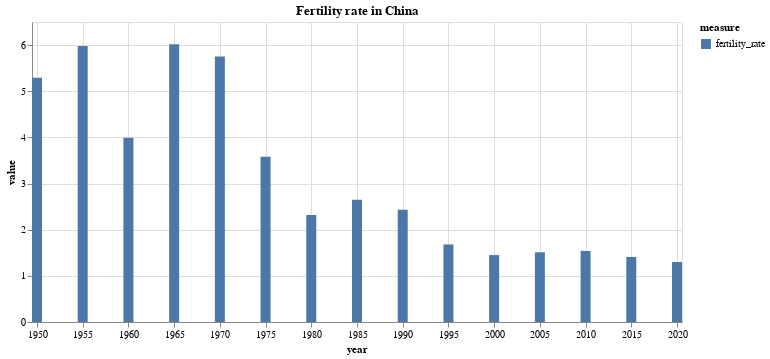

Here is the notebook cell this chart was saved with:
### Code cell
alt.Chart(df_melt[df_melt["measure"] == "fertility_rate"]).mark_bar(size=10).encode(
    x="year:T", y="value", color="measure",
).properties(width=650, title="Fertility rate in China")

### Figure 1 — Vega-Lite specification as saved in the notebook (floating-point values rounded to 4 significant figures)
{"config": {"view": {"continuousWidth": 400, "continuousHeight": 300}}, "data": {"name": "data-4557568f6f7067738a6f57d58a0852d8"}, "mark": {"type": "bar", "size": 10}, "encoding": {"color": {"type": "nominal", "field": "measure"}, "x": {"type": "temporal", "field": "year"}, "y": {"type": "quantitative", "field": "value"}}, "title": "Fertility rate in China", "width": 650, "$schema": "https://vega.github.io/schema/vega-lite/v4.8.1.json", "datasets": {"data-4557568f6f7067738a6f57d58a0852d8": [{"year": "2020-01-01T00:00:00", "measure": "fertility_rate", "value": 1.3}, {"year": "2019-01-01T00:00:00", "measure": "fertility_rate", "value": null}, {"year": "2018-01-01T00:00:00", "measure": "fertility_rate", "value": null}, {"year": "2017-01-01T00:00:00", "measure": "fertility_rate", "value": null}, {"year": "2016-01-01T00:00:00", "measure": "fertility_rate", "value": null}, {"year": "2015-01-01T00:00:00", "measure": "fertility_rate", "value": 1.41}, {"year": "2014-01-01T00:00:00", "measure": "fertility_rate", "value": null}, {"year": "2013-01-01T00:00:00", "measure": "fertility_rate", "value": null}, {"year": "2012-01-01T00:00:00", "measure": "fertility_rate", "value": null}, {"year": "2011-01-01T00:00:00", "measure": "fertility_rate", "value": null}, {"year": "2010-01-01T00:00:00", "measure": "fertility_rate", "value": 1.54}, {"year": "2009-01-01T00:00:00", "measure": "fertility_rate", "value": null}, {"year": "2008-01-01T00:00:00", "measure": "fertility_rate", "value": null}, {"year": "2007-01-01T00:00:00", "measure": "fertility_rate", "value": null}, {"year": "2006-01-01T00:00:00", "measure": "fertility_rate", "value": null}, {"year": "2005-01-01T00:00:00", "measure": "fertility_rate", "value": 1.51}, {"year": "2004-01-01T00:00:00", "measure": "fertility_rate", "value": null}, {"year": "2003-01-01T00:00:00", "measure": "fertility_rate", "value": null}, {"year": "2002-01-01T00:00:00", "measure": "fertility_rate", "value": null}, {"year": "2001-01-01T00:00:00", "measure": "fertility_rate", "value": null}, {"year": "2000-01-01T00:00:00", "measure": "fertility_rate", "value": 1.45}, {"year": "1999-01-01T00:00:00", "measure": "fertility_rate", "value": null}, {"year": "1998-01-01T00:00:00", "measure": "fertility_rate", "value": null}, {"year": "1997-01-01T00:00:00", "measure": "fertility_rate", "value": null}, {"year": "1996-01-01T00:00:00", "measure": "fertility_rate", "value": null}, {"year": "1995-01-01T00:00:00", "measure": "fertility_rate", "value": 1.68}, {"year": "1994-01-01T00:00:00", "measure": "fertility_rate", "value": null}, {"year": "1993-01-01T00:00:00", "measure": "fertility_rate", "value": null}, {"year": "1992-01-01T00:00:00", "measure": "fertility_rate", "value": null}, {"year": "1991-01-01T00:00:00", "measure": "fertility_rate", "value": null}, {"year": "1990-01-01T00:00:00", "measure": "fertility_rate", "value": 2.43}, {"year": "1989-01-01T00:00:00", "measure": "fertility_rate", "value": null}, {"year": "1988-01-01T00:00:00", "measure": "fertility_rate", "value": null}, {"year": "1987-01-01T00:00:00", "measure": "fertility_rate", "value": null}, {"year": "1986-01-01T00:00:00", "measure": "fertility_rate", "value": null}, {"year": "1985-01-01T00:00:00", "measure": "fertility_rate", "value": 2.65}, {"year": "1984-01-01T00:00:00", "measure": "fertility_rate", "value": null}, {"year": "1983-01-01T00:00:00", "measure": "fertility_rate", "value": null}, {"year": "1982-01-01T00:00:00", "measure": "fertility_rate", "value": null}, {"year": "1981-01-01T00:00:00", "measure": "fertility_rate", "value": null}, {"year": "1980-01-01T00:00:00", "measure": "fertility_rate", "value": 2.32}, {"year": "1979-01-01T00:00:00", "measure": "fertility_rate", "value": null}, {"year": "1978-01-01T00:00:00", "measure": "fertility_rate", "value": null}, {"year": "1977-01-01T00:00:00", "measure": "fertility_rate", "value": null}, {"year": "1976-01-01T00:00:00", "measure": "fertility_rate", "value": null}, {"year": "1975-01-01T00:00:00", "measure": "fertility_rate", "value": 3.58}, {"year": "1974-01-01T00:00:00", "measure": "fertility_rate", "value": null}, {"year": "1973-01-01T00:00:00", "measure": "fertility_rate", "value": null}, {"year": "1972-01-01T00:00:00", "measure": "fertility_rate", "value": null}, {"year": "1971-01-01T00:00:00", "measure": "fertility_rate", "value": null}, {"year": "1970-01-01T00:00:00", "measure": "fertility_rate", "value": 5.75}, {"year": "1969-01-01T00:00:00", "measure": "fertility_rate", "value": null}, {"year": "1968-01-01T00:00:00", "measure": "fertility_rate", "value": null}, {"year": "1967-01-01T00:00:00", "measure": "fertility_rate", "value": null}, {"year": "1966-01-01T00:00:00", "measure": "fertility_rate", "value": null}, {"year": "1965-01-01T00:00:00", "measure": "fertility_rate", "value": 6.02}, {"year": "1964-01-01T00:00:00", "measure": "fertility_rate", "value": null}, {"year": "1963-01-01T00:00:00", "measure": "fertility_rate", "value": null}, {"year": "1962-01-01T00:00:00", "measure": "fertility_rate", "value": null}, {"year": "1961-01-01T00:00:00", "measure": "fertility_rate", "value": null}, {"year": "1960-01-01T00:00:00", "measure": "fertility_rate", "value": 3.99}, {"year": "1959-01-01T00:00:00", "measure": "fertility_rate", "value": null}, {"year": "1958-01-01T00:00:00", "measure": "fertility_rate", "value": null}, {"year": "1957-01-01T00:00:00", "measure": "fertility_rate", "value": null}, {"year": "1956-01-01T00:00:00", "measure": "fertility_rate", "value": null}, {"year": "1955-01-01T00:00:00", "measure": "fertility_rate", "value": 5.98}, {"year": "1954-01-01T00:00:00", "measure": "fertility_rate", "value": null}, {"year": "1953-01-01T00:00:00", "measure": "fertility_rate", "value": null}, {"year": "1952-01-01T00:00:00", "measure": "fertility_rate", "value": null}, {"year": "1951-01-01T00:00:00", "measure": "fertility_rate", "value": null}, {"year": "1950-01-01T00:00:00", "measure": "fertility_rate", "value": 5.29}, {"year": "1949-01-01T00:00:00", "measure": "fertility_rate", "value": null}]}}
